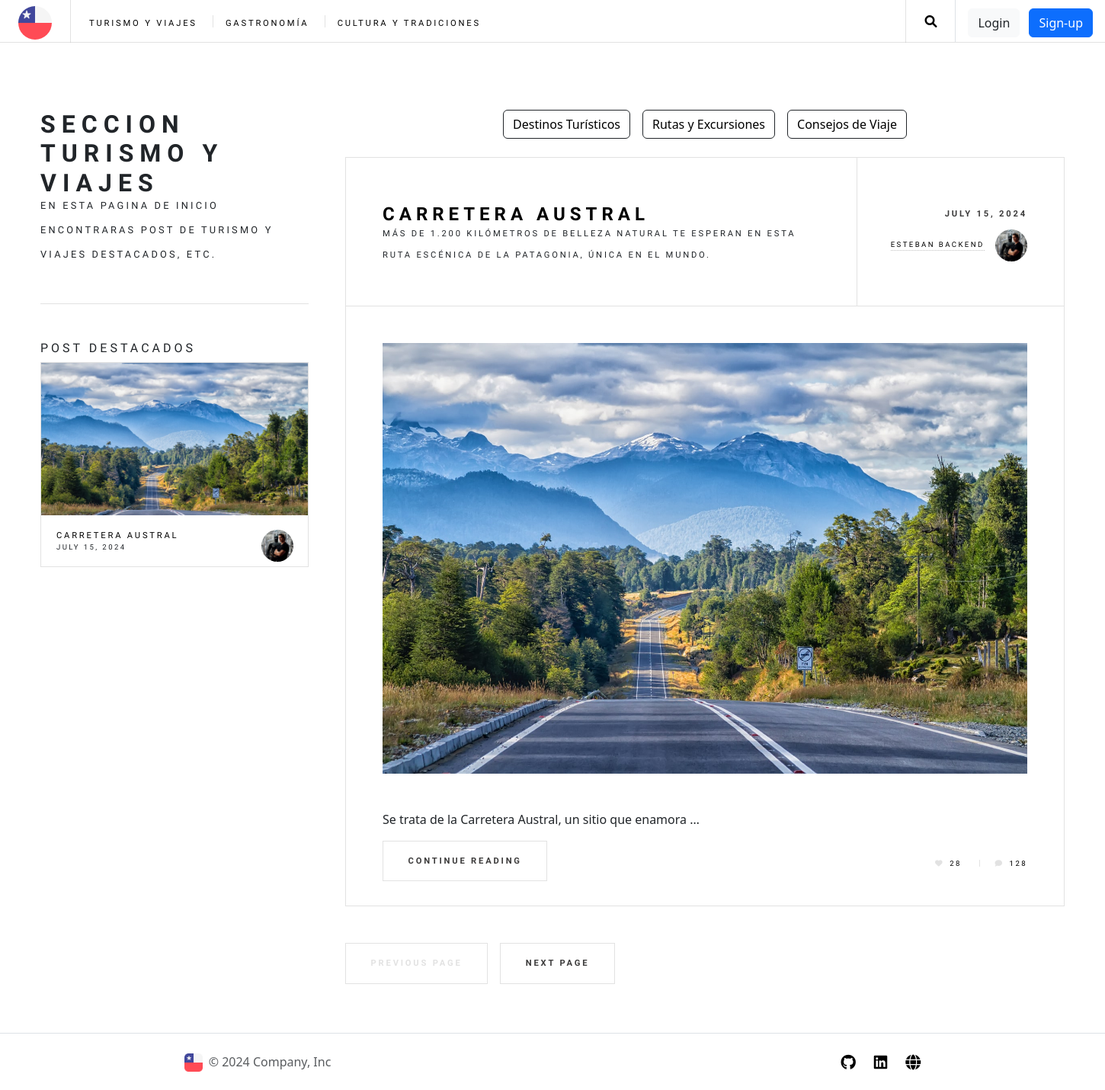
/seccion/Turismo y Viajes/, run on the app's committed database.
### blog/models.py (models this page shows, shortened)
class Category(models.Model):
    name = models.CharField(max_length=255)
    description = models.TextField(blank=True, null=True)

class SubCategory(models.Model):
    category = models.ForeignKey(Category, on_delete=models.CASCADE, related_name='contents')
    name = models.CharField(max_length=255)

class Post(models.Model):
    title = models.CharField(max_length=255)
    subtitle = models.CharField(max_length=255)
    cover = models.ImageField(upload_to='covers/', default='default.jpg', null=True, blank=True)
    content = RichTextUploadingField()
    created_at = models.DateTimeField(auto_now_add=True)
    updated_at = models.DateField(auto_now=True)
    category = models.ForeignKey(Category, on_delete=models.CASCADE, related_name='posts')
    subcategory = models.ForeignKey(SubCategory, on_delete=models.CASCADE, related_name='posts')
    author = models.ForeignKey(User, on_delete=models.CASCADE, related_name='posts')

### users/models.py (models this page shows, shortened)
class Profile(models.Model):
    user = models.OneToOneField(User, on_delete=models.CASCADE, related_name='profile')
    image = models.ImageField(upload_to='profile/', default='default.jpg')

### blog/views.py (the view)
# urls.py: path('seccion/<str:name>/', views.seccion, name='seccion'),
def seccion(request, name):
    category = get_object_or_404(Category, name=name)
    subCategories = category.contents.all()
    featured_posts_category = Post.objects.filter(category=category).annotate(num_comments=Count('comments')).order_by('-num_comments')[:3]
    return render(request, 'seccion.html', {'category': category, 'subCategories': subCategories, 'featured_posts': featured_posts_category})

### blog/context_processors.py (called while the page is built)
def all_category(request):
    categories = Category.objects.all()
    return {'categories': categories }

### blog/templates/seccion.html (shortened to what this page needs)
{% extends 'base.html' %}
{% load static %}
{% block content %}
<div id="main">
    <div class="d-flex justify-content-center my-4">
        {% for subcategory in subCategories %}
        <div class="px-2">
            <a href="{% url 'category' subcategory.name %}" class="btn seccion-btn btn-outline-dark">{{subcategory.name}}</a>
        </div>
        {% endfor %}
    </div>
    {% for subcategory in subCategories %}
        {% for post in subcategory.posts.all %}
            {% include 'post.html' %}
        {% endfor %}
    {% endfor %}
    <ul class="actions pagination">
        <li><a href="" class="disabled button large previous">Previous Page</a></li>
        <li><a href="#" class="button large next">Next Page</a></li>
    </ul>
</div>
<section id="sidebar">
    <section id="intro">
        <header>
            <h2>Seccion {{category.name}}</h2>
            <p>En esta pagina de inicio encontraras post de {{category.name}} destacados, etc.</p>
        </header>
    </section>
    <section>
        <div class="mini-posts">
            <h6>Post Destacados</h6>
            {% for post in featured_posts %}
                <article class="mini-post">
                    <header>
                        <h3><a href="{% url 'post' post.id %}">{{post.title}}</a></h3>
                        <time class="published" datetime="2015-10-20">{{post.created_at|date:"F j, Y"}}</time>
                        <a href="{% url 'post' post.id %}" class="author">
                            <img src="{{post.author.profile.image.url}}" height="42" width="42">
                        </a>
                    </header>
                    <a href="{% url 'post' post.id %}" class="image card-img">
                        <img src="{{post.cover.url}}" alt="{{post.cover.name}}" />
                    </a>
                </article>
            {% endfor %}
        </div>
    </section>
</section>
{% endblock %}

### templates/navbar.html (shortened to what this page needs)
{% load static %}
<header id="header">
  <div class="ps-4">
      <a href="{% url 'home' %}" class="border-0"><img class="rounded-circle" src="{% static 'images/logo.jpg' %}" alt="" width="44" height="44"></a>
  </div>
  <nav class="links">
    <ul>
      {% for category in categories %}
      <li>
        <a href="{% url 'seccion' category.name %}">{{ category.name }}</a>
      </li>
      {% endfor %}
    </ul>
  </nav>
  <nav class="main">
    <ul>
      <li class="search">
        <a class="fa-search" href="#search">Search</a>
      </li>
    </ul>
  </nav>
  {% if request.user.is_authenticated %}
  <div class="dropdown px-3 border-start">
    <span class="dropdown-toggle" role="button" data-bs-toggle="dropdown" data-bs-display="static" aria-expanded="false">
      <img src="{{ user.profile.image.url }}" width="42" height="42" class="rounded-circle">
    </span>
    <ul class="dropdown-menu dropdown-menu-end dropdown-menu-lg-end text-center me-2">
      <li class="d-flex"><a class="dropdown-item" href="{% url 'profile' %}">My Profile</a></li>
      <li class="d-flex"><a class="dropdown-item" href="{% url 'my_post' %}">My Posts</a></li>
      <li class="d-inline"><hr class="dropdown-divider"></li>
      <li class="d-flex"><a class="dropdown-item" href="{% url 'logout' %}">Logout</a></li>
    </ul>
  </div>
  {% else %}
  <div class="px-3 border-start">
    <a class="btn btn-light me-2" href="{% url 'login' %}"><span class="text-dark">Login</span></a>
    <a class="btn btn-primary" href="{% url 'register' %}"><span class="text-white">Sign-up</span></a>
  </div>
  {% endif %}
</header>

### blog/templates/post.html
{% load static %}
<article class="post">
    <header>
        <div class="title">
            <h2><a href="{% url 'post' post.id %}">{{post.title}}</a></h2>
            <p>{{post.subtitle}}</p>
        </div>
        <div class="meta">
            <time class="published" datetime="2015-11-01">{{post.created_at|date:"F j, Y"}}</time>
            <a href="{% url 'profile_user' post.id %}" class="author">
                <span class="name">{{post.author.first_name}} {{post.author.last_name}}</span>
                <img src="{{post.author.profile.image.url}}" height="42" width="42">
            </a>
        </div>
    </header>
    <a href="{% url 'post' post.id %}" class="image featured"><img src="{{post.cover.url}}" alt="{{post.cover.name}}" /></a>
    <p>{{post.content|truncatewords_html:10|safe}}</p>
    <footer>
        <ul class="actions">
            <li><a href="{% url 'post' post.id %}" class="button large">Continue Reading</a></li>
        </ul>
        <ul class="stats">
            <li><a href="#" class="icon solid fa-heart">28</a></li>
            <li><a href="#" class="icon solid fa-comment">128</a></li>
        </ul>
    </footer>
</article>

### static/css/style.css (style rules this page uses)
body { display: grid; min-height: 100vh; grid-template-rows: auto 1fr auto; }
span { color: black; }
.card-img { height: 200px; width: 100%; object-fit: cover; }

### data on the page
Category: name "TURISMO Y VIAJES"
Category: name "GASTRONOMÍA"
Category: name "CULTURA Y TRADICIONES"
SubCategory: name "Destinos Turísticos"
SubCategory: name "Rutas y Excursiones"
SubCategory: name "Consejos de Viaje"
Post: title "CARRETERA AUSTRAL", subtitle "MÁS DE 1.200 KILÓMETROS DE BELLEZA NATURAL TE ESPERAN EN ESTA RUTA ESCÉNICA DE LA PATAGONIA, ÚNICA EN EL MUNDO.", created_at "JULY 15, 2024", author.first_name "ESTEBAN", author.last_name "BACKEND", author.profile.image (picture), cover (picture), content "Se trata de la Carretera Austral, un sitio que enamora …"
